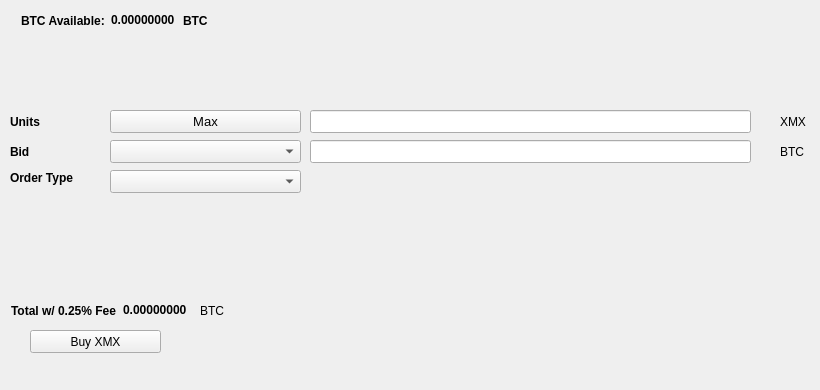
   <widget class="QWidget" name="BuyTab">
    <attribute name="title">
     <string>Buy</string>
    </attribute>
    <widget class="QPushButton" name="BuyXMX">
     <property name="geometry">
      <rect>
       <x>30</x>
       <y>330</y>
       <width>131</width>
       <height>23</height>
      </rect>
     </property>
     <property name="text">
      <string>Buy XMX</string>
     </property>
     <property name="icon">
      <iconset resource="../xuma.qrc">
       <normaloff>:/icons/bitcoin</normaloff>:/icons/bitcoin</iconset>
     </property>
    </widget>
    <widget class="QLabel" name="label_3">
     <property name="geometry">
      <rect>
       <x>10</x>
       <y>110</y>
       <width>46</width>
       <height>23</height>
      </rect>
     </property>
     <property name="font">
      <font>
       <weight>75</weight>
       <bold>true</bold>
      </font>
     </property>
     <property name="text">
      <string>Units</string>
     </property>
    </widget>
    <widget class="QLineEdit" name="UnitsInput">
     <property name="geometry">
      <rect>
       <x>310</x>
       <y>110</y>
       <width>441</width>
       <height>23</height>
      </rect>
     </property>
     <property name="font">
      <font>
       <pointsize>9</pointsize>
       <weight>75</weight>
       <bold>true</bold>
      </font>
     </property>
    </widget>
    <widget class="QLineEdit" name="BuyBidPriceEdit">
     <property name="geometry">
      <rect>
       <x>310</x>
       <y>140</y>
       <width>441</width>
       <height>23</height>
      </rect>
     </property>
     <property name="font">
      <font>
       <pointsize>9</pointsize>
       <weight>75</weight>
       <bold>true</bold>
      </font>
     </property>
    </widget>
    <widget class="QLabel" name="label_4">
     <property name="geometry">
      <rect>
       <x>780</x>
       <y>110</y>
       <width>31</width>
       <height>23</height>
      </rect>
     </property>
     <property name="text">
      <string>XMX</string>
     </property>
    </widget>
    <widget class="QLabel" name="label_5">
     <property name="geometry">
      <rect>
       <x>780</x>
       <y>140</y>
       <width>31</width>
       <height>23</height>
      </rect>
     </property>
     <property name="text">
      <string>BTC</string>
     </property>
    </widget>
    <widget class="QLabel" name="label_6">
     <property name="geometry">
      <rect>
       <x>10</x>
       <y>140</y>
       <width>46</width>
       <height>23</height>
      </rect>
     </property>
     <property name="font">
      <font>
       <weight>75</weight>
       <bold>true</bold>
      </font>
     </property>
     <property name="text">
      <string>Bid</string>
     </property>
    </widget>
    <widget class="QLabel" name="label_7">
     <property name="geometry">
      <rect>
       <x>10</x>
       <y>170</y>
       <width>91</width>
       <height>16</height>
      </rect>
     </property>
     <property name="font">
      <font>
       <weight>75</weight>
       <bold>true</bold>
      </font>
     </property>
     <property name="text">
      <string>Order Type</string>
     </property>
    </widget>
    <widget class="QPushButton" name="Buy_Max_Amount">
     <property name="geometry">
      <rect>
       <x>110</x>
       <y>110</y>
       <width>191</width>
       <height>23</height>
      </rect>
     </property>
     <property name="font">
      <font>
       <pointsize>10</pointsize>
      </font>
     </property>
     <property name="text">
      <string>Max</string>
     </property>
    </widget>
    <widget class="QComboBox" name="BuyBidcomboBox">
     <property name="geometry">
      <rect>
       <x>110</x>
       <y>140</y>
       <width>191</width>
       <height>23</height>
      </rect>
     </property>
     <property name="font">
      <font>
       <pointsize>10</pointsize>
      </font>
     </property>
    </widget>
    <widget class="QComboBox" name="buyOrdertypeCombo">
     <property name="geometry">
      <rect>
       <x>110</x>
       <y>170</y>
       <width>191</width>
       <height>23</height>
      </rect>
     </property>
     <property name="font">
      <font>
       <pointsize>10</pointsize>
      </font>
     </property>
    </widget>
    <widget class="QWidget" name="layoutWidget1">
     <property name="geometry">
      <rect>
       <x>21</x>
       <y>11</y>
       <width>227</width>
       <height>19</height>
      </rect>
     </property>
     <layout class="QHBoxLayout" name="horizontalLayout_3">
      <item>
       <widget class="QLabel" name="label232">
        <property name="font">
         <font>
          <weight>75</weight>
          <bold>true</bold>
         </font>
        </property>
        <property name="text">
         <string>BTC Available:</string>
        </property>
       </widget>
      </item>
      <item>
       <widget class="QLabel" name="BtcAvailableLbl">
        <property name="palette">
         <palette>
          <active>
           <colorrole role="WindowText">
            <brush brushstyle="SolidPattern">
             <color alpha="255">
              <red>0</red>
              <green>0</green>
              <blue>0</blue>
             </color>
            </brush>
           </colorrole>
           <colorrole role="Button">
            <brush brushstyle="SolidPattern">
             <color alpha="255">
              <red>0</red>
              <green>170</green>
              <blue>0</blue>
             </color>
            </brush>
           </colorrole>
           <colorrole role="Light">
            <brush brushstyle="SolidPattern">
             <color alpha="255">
              <red>0</red>
              <green>255</green>
              <blue>0</blue>
             </color>
            </brush>
           </colorrole>
           <colorrole role="Midlight">
            <brush brushstyle="SolidPattern">
             <color alpha="255">
              <red>0</red>
              <green>212</green>
              <blue>0</blue>
             </color>
            </brush>
           </colorrole>
           <colorrole role="Dark">
            <brush brushstyle="SolidPattern">
             <color alpha="255">
              <red>0</red>
              <green>85</green>
              <blue>0</blue>
             </color>
            </brush>
           </colorrole>
           <colorrole role="Mid">
            <brush brushstyle="SolidPattern">
             <color alpha="255">
              <red>0</red>
              <green>113</green>
              <blue>0</blue>
             </color>
            </brush>
           </colorrole>
           <colorrole role="Text">
            <brush brushstyle="SolidPattern">
             <color alpha="255">
              <red>0</red>
              <green>170</green>
              <blue>0</blue>
             </color>
            </brush>
           </colorrole>
           <colorrole role="BrightText">
            <brush brushstyle="SolidPattern">
             <color alpha="255">
              <red>255</red>
              <green>255</green>
              <blue>255</blue>
             </color>
            </brush>
           </colorrole>
           <colorrole role="ButtonText">
            <brush brushstyle="SolidPattern">
             <color alpha="255">
              <red>0</red>
              <green>0</green>
              <blue>0</blue>
             </color>
            </brush>
           </colorrole>
           <colorrole role="Base">
            <brush brushstyle="SolidPattern">
             <color alpha="255">
              <red>255</red>
              <green>255</green>
              <blue>255</blue>
             </color>
            </brush>
           </colorrole>
           <colorrole role="Window">
            <brush brushstyle="SolidPattern">
             <color alpha="255">
              <red>0</red>
              <green>170</green>
              <blue>0</blue>
             </color>
            </brush>
           </colorrole>
           <colorrole role="Shadow">
            <brush brushstyle="SolidPattern">
             <color alpha="255">
              <red>0</red>
              <green>0</green>
              <blue>0</blue>
             </color>
            </brush>
           </colorrole>
           <colorrole role="AlternateBase">
            <brush brushstyle="SolidPattern">
             <color alpha="255">
              <red>127</red>
              <green>212</green>
              <blue>127</blue>
             </color>
            </brush>
           </colorrole>
           <colorrole role="ToolTipBase">
            <brush brushstyle="SolidPattern">
             <color alpha="255">
              <red>255</red>
              <green>255</green>
              <blue>220</blue>
             </color>
            </brush>
           </colorrole>
           <colorrole role="ToolTipText">
            <brush brushstyle="SolidPattern">
             <color alpha="255">
              <red>0</red>
              <green>0</green>
              <blue>0</blue>
             </color>
            </brush>
           </colorrole>
          </active>
          <inactive>
           <colorrole role="WindowText">
            <brush brushstyle="SolidPattern">
             <color alpha="255">
              <red>0</red>
              <green>0</green>
              <blue>0</blue>
             </color>
            </brush>
           </colorrole>
           <colorrole role="Button">
            <brush brushstyle="SolidPattern">
             <color alpha="255">
              <red>0</red>
              <green>170</green>
              <blue>0</blue>
             </color>
            </brush>
           </colorrole>
           <colorrole role="Light">
            <brush brushstyle="SolidPattern">
             <color alpha="255">
              <red>0</red>
              <green>255</green>
              <blue>0</blue>
             </color>
            </brush>
           </colorrole>
           <colorrole role="Midlight">
            <brush brushstyle="SolidPattern">
             <color alpha="255">
              <red>0</red>
              <green>212</green>
              <blue>0</blue>
             </color>
            </brush>
           </colorrole>
           <colorrole role="Dark">
            <brush brushstyle="SolidPattern">
             <color alpha="255">
              <red>0</red>
              <green>85</green>
              <blue>0</blue>
             </color>
            </brush>
           </colorrole>
           <colorrole role="Mid">
            <brush brushstyle="SolidPattern">
             <color alpha="255">
              <red>0</red>
              <green>113</green>
              <blue>0</blue>
             </color>
            </brush>
           </colorrole>
           <colorrole role="Text">
            <brush brushstyle="SolidPattern">
             <color alpha="255">
              <red>0</red>
              <green>170</green>
              <blue>0</blue>
             </color>
            </brush>
           </colorrole>
           <colorrole role="BrightText">
            <brush brushstyle="SolidPattern">
             <color alpha="255">
              <red>255</red>
              <green>255</green>
              <blue>255</blue>
             </color>
            </brush>
           </colorrole>
           <colorrole role="ButtonText">
            <brush brushstyle="SolidPattern">
             <color alpha="255">
              <red>0</red>
              <green>0</green>
              <blue>0</blue>
             </color>
            </brush>
           </colorrole>
           <colorrole role="Base">
            <brush brushstyle="SolidPattern">
             <color alpha="255">
              <red>255</red>
              <green>255</green>
              <blue>255</blue>
             </color>
            </brush>
           </colorrole>
           <colorrole role="Window">
            <brush brushstyle="SolidPattern">
             <color alpha="255">
              <red>0</red>
              <green>170</green>
              <blue>0</blue>
             </color>
            </brush>
           </colorrole>
           <colorrole role="Shadow">
            <brush brushstyle="SolidPattern">
             <color alpha="255">
              <red>0</red>
              <green>0</green>
              <blue>0</blue>
             </color>
            </brush>
           </colorrole>
           <colorrole role="AlternateBase">
            <brush brushstyle="SolidPattern">
             <color alpha="255">
              <red>127</red>
              <green>212</green>
              <blue>127</blue>
             </color>
            </brush>
           </colorrole>
           <colorrole role="ToolTipBase">
            <brush brushstyle="SolidPattern">
             <color alpha="255">
              <red>255</red>
              <green>255</green>
              <blue>220</blue>
             </color>
            </brush>
           </colorrole>
           <colorrole role="ToolTipText">
            <brush brushstyle="SolidPattern">
             <color alpha="255">
              <red>0</red>
              <green>0</green>
              <blue>0</blue>
             </color>
            </brush>
           </colorrole>
          </inactive>
          <disabled>
           <colorrole role="WindowText">
            <brush brushstyle="SolidPattern">
             <color alpha="255">
              <red>0</red>
              <green>85</green>
              <blue>0</blue>
             </color>
            </brush>
           </colorrole>
           <colorrole role="Button">
            <brush brushstyle="SolidPattern">
             <color alpha="255">
              <red>0</red>
              <green>170</green>
              <blue>0</blue>
             </color>
            </brush>
           </colorrole>
           <colorrole role="Light">
            <brush brushstyle="SolidPattern">
             <color alpha="255">
              <red>0</red>
              <green>255</green>
              <blue>0</blue>
             </color>
            </brush>
           </colorrole>
           <colorrole role="Midlight">
            <brush brushstyle="SolidPattern">
             <color alpha="255">
              <red>0</red>
              <green>212</green>
              <blue>0</blue>
             </color>
            </brush>
           </colorrole>
           <colorrole role="Dark">
            <brush brushstyle="SolidPattern">
             <color alpha="255">
              <red>0</red>
              <green>85</green>
              <blue>0</blue>
             </color>
            </brush>
           </colorrole>
           <colorrole role="Mid">
            <brush brushstyle="SolidPattern">
             <color alpha="255">
              <red>0</red>
              <green>113</green>
              <blue>0</blue>
             </color>
            </brush>
           </colorrole>
           <colorrole role="Text">
            <brush brushstyle="SolidPattern">
             <color alpha="255">
              <red>0</red>
              <green>85</green>
              <blue>0</blue>
             </color>
            </brush>
           </colorrole>
           <colorrole role="BrightText">
            <brush brushstyle="SolidPattern">
             <color alpha="255">
              <red>255</red>
              <green>255</green>
              <blue>255</blue>
             </color>
            </brush>
           </colorrole>
           <colorrole role="ButtonText">
            <brush brushstyle="SolidPattern">
             <color alpha="255">
              <red>0</red>
              <green>85</green>
              <blue>0</blue>
             </color>
            </brush>
           </colorrole>
           <colorrole role="Base">
            <brush brushstyle="SolidPattern">
             <color alpha="255">
              <red>0</red>
              <green>170</green>
              <blue>0</blue>
             </color>
            </brush>
           </colorrole>
           <colorrole role="Window">
            <brush brushstyle="SolidPattern">
             <color alpha="255">
              <red>0</red>
              <green>170</green>
              <blue>0</blue>
             </color>
            </brush>
           </colorrole>
           <colorrole role="Shadow">
            <brush brushstyle="SolidPattern">
             <color alpha="255">
              <red>0</red>
              <green>0</green>
              <blue>0</blue>
             </color>
            </brush>
           </colorrole>
           <colorrole role="AlternateBase">
            <brush brushstyle="SolidPattern">
             <color alpha="255">
              <red>0</red>
              <green>170</green>
              <blue>0</blue>
             </color>
            </brush>
           </colorrole>
           <colorrole role="ToolTipBase">
            <brush brushstyle="SolidPattern">
             <color alpha="255">
              <red>255</red>
              <green>255</green>
              <blue>220</blue>
             </color>
            </brush>
           </colorrole>
           <colorrole role="ToolTipText">
            <brush brushstyle="SolidPattern">
             <color alpha="255">
              <red>0</red>
              <green>0</green>
              <blue>0</blue>
             </color>
            </brush>
           </colorrole>
          </disabled>
         </palette>
        </property>
        <property name="font">
         <font>
          <weight>75</weight>
          <bold>true</bold>
         </font>
        </property>
        <property name="text">
         <string>0.00000000</string>
        </property>
        <property name="textInteractionFlags">
         <set>Qt::LinksAccessibleByMouse|Qt::TextSelectableByKeyboard|Qt::TextSelectableByMouse</set>
        </property>
       </widget>
      </item>
      <item>
       <widget class="QLabel" name="BtcAvailableLbl_2">
        <property name="font">
         <font>
          <weight>75</weight>
          <bold>true</bold>
         </font>
        </property>
        <property name="text">
         <string>BTC</string>
        </property>
       </widget>
      </item>
     </layout>
    </widget>
    <widget class="QWidget" name="layoutWidge2">
     <property name="geometry">
      <rect>
       <x>11</x>
       <y>301</y>
       <width>259</width>
       <height>19</height>
      </rect>
     </property>
     <layout class="QHBoxLayout" name="horizontalLayout_4">
      <item>
       <widget class="QLabel" name="label_9">
        <property name="font">
         <font>
          <weight>75</weight>
          <bold>true</bold>
         </font>
        </property>
        <property name="text">
         <string>Total w/ 0.25% Fee</string>
        </property>
       </widget>
      </item>
      <item>
       <widget class="QLabel" name="BuyCostLabel">
        <property name="palette">
         <palette>
          <active>
           <colorrole role="WindowText">
            <brush brushstyle="SolidPattern">
             <color alpha="255">
              <red>0</red>
              <green>0</green>
              <blue>0</blue>
             </color>
            </brush>
           </colorrole>
           <colorrole role="Button">
            <brush brushstyle="SolidPattern">
             <color alpha="255">
              <red>0</red>
              <green>170</green>
              <blue>0</blue>
             </color>
            </brush>
           </colorrole>
           <colorrole role="Light">
            <brush brushstyle="SolidPattern">
             <color alpha="255">
              <red>0</red>
              <green>255</green>
              <blue>0</blue>
             </color>
            </brush>
           </colorrole>
           <colorrole role="Midlight">
            <brush brushstyle="SolidPattern">
             <color alpha="255">
              <red>0</red>
              <green>212</green>
              <blue>0</blue>
             </color>
            </brush>
           </colorrole>
           <colorrole role="Dark">
            <brush brushstyle="SolidPattern">
             <color alpha="255">
              <red>0</red>
              <green>85</green>
              <blue>0</blue>
             </color>
            </brush>
           </colorrole>
           <colorrole role="Mid">
            <brush brushstyle="SolidPattern">
             <color alpha="255">
              <red>0</red>
              <green>113</green>
              <blue>0</blue>
             </color>
            </brush>
           </colorrole>
           <colorrole role="Text">
            <brush brushstyle="SolidPattern">
             <color alpha="255">
              <red>0</red>
              <green>170</green>
              <blue>0</blue>
             </color>
            </brush>
           </colorrole>
           <colorrole role="BrightText">
            <brush brushstyle="SolidPattern">
             <color alpha="255">
              <red>255</red>
              <green>255</green>
              <blue>255</blue>
             </color>
            </brush>
           </colorrole>
           <colorrole role="ButtonText">
            <brush brushstyle="SolidPattern">
             <color alpha="255">
              <red>0</red>
              <green>0</green>
              <blue>0</blue>
             </color>
            </brush>
           </colorrole>
           <colorrole role="Base">
            <brush brushstyle="SolidPattern">
             <color alpha="255">
              <red>255</red>
              <green>255</green>
              <blue>255</blue>
             </color>
            </brush>
           </colorrole>
           <colorrole role="Window">
            <brush brushstyle="SolidPattern">
             <color alpha="255">
              <red>0</red>
              <green>170</green>
              <blue>0</blue>
             </color>
            </brush>
           </colorrole>
           <colorrole role="Shadow">
            <brush brushstyle="SolidPattern">
             <color alpha="255">
              <red>0</red>
              <green>0</green>
              <blue>0</blue>
             </color>
            </brush>
           </colorrole>
           <colorrole role="AlternateBase">
            <brush brushstyle="SolidPattern">
             <color alpha="255">
              <red>127</red>
              <green>212</green>
              <blue>127</blue>
             </color>
            </brush>
           </colorrole>
           <colorrole role="ToolTipBase">
            <brush brushstyle="SolidPattern">
             <color alpha="255">
              <red>255</red>
              <green>255</green>
              <blue>220</blue>
             </color>
            </brush>
           </colorrole>
           <colorrole role="ToolTipText">
            <brush brushstyle="SolidPattern">
             <color alpha="255">
              <red>0</red>
              <green>0</green>
              <blue>0</blue>
             </color>
            </brush>
           </colorrole>
          </active>
          <inactive>
           <colorrole role="WindowText">
            <brush brushstyle="SolidPattern">
             <color alpha="255">
              <red>0</red>
              <green>0</green>
              <blue>0</blue>
             </color>
            </brush>
           </colorrole>
           <colorrole role="Button">
            <brush brushstyle="SolidPattern">
             <color alpha="255">
              <red>0</red>
              <green>170</green>
              <blue>0</blue>
             </color>
            </brush>
           </colorrole>
           <colorrole role="Light">
            <brush brushstyle="SolidPattern">
             <color alpha="255">
              <red>0</red>
              <green>255</green>
              <blue>0</blue>
             </color>
            </brush>
           </colorrole>
           <colorrole role="Midlight">
            <brush brushstyle="SolidPattern">
             <color alpha="255">
              <red>0</red>
              <green>212</green>
              <blue>0</blue>
             </color>
            </brush>
           </colorrole>
           <colorrole role="Dark">
            <brush brushstyle="SolidPattern">
             <color alpha="255">
              <red>0</red>
              <green>85</green>
              <blue>0</blue>
             </color>
            </brush>
           </colorrole>
           <colorrole role="Mid">
            <brush brushstyle="SolidPattern">
             <color alpha="255">
              <red>0</red>
              <green>113</green>
              <blue>0</blue>
             </color>
            </brush>
           </colorrole>
           <colorrole role="Text">
            <brush brushstyle="SolidPattern">
             <color alpha="255">
              <red>0</red>
              <green>170</green>
              <blue>0</blue>
             </color>
            </brush>
           </colorrole>
           <colorrole role="BrightText">
            <brush brushstyle="SolidPattern">
             <color alpha="255">
              <red>255</red>
              <green>255</green>
              <blue>255</blue>
             </color>
            </brush>
           </colorrole>
           <colorrole role="ButtonText">
            <brush brushstyle="SolidPattern">
             <color alpha="255">
              <red>0</red>
              <green>0</green>
              <blue>0</blue>
             </color>
            </brush>
           </colorrole>
           <colorrole role="Base">
            <brush brushstyle="SolidPattern">
             <color alpha="255">
              <red>255</red>
              <green>255</green>
              <blue>255</blue>
             </color>
            </brush>
           </colorrole>
           <colorrole role="Window">
            <brush brushstyle="SolidPattern">
             <color alpha="255">
              <red>0</red>
              <green>170</green>
              <blue>0</blue>
             </color>
            </brush>
           </colorrole>
           <colorrole role="Shadow">
            <brush brushstyle="SolidPattern">
             <color alpha="255">
              <red>0</red>
              <green>0</green>
              <blue>0</blue>
             </color>
            </brush>
           </colorrole>
           <colorrole role="AlternateBase">
            <brush brushstyle="SolidPattern">
             <color alpha="255">
              <red>127</red>
              <green>212</green>
              <blue>127</blue>
             </color>
            </brush>
           </colorrole>
           <colorrole role="ToolTipBase">
            <brush brushstyle="SolidPattern">
             <color alpha="255">
              <red>255</red>
              <green>255</green>
              <blue>220</blue>
             </color>
            </brush>
           </colorrole>
           <colorrole role="ToolTipText">
            <brush brushstyle="SolidPattern">
             <color alpha="255">
              <red>0</red>
              <green>0</green>
              <blue>0</blue>
             </color>
            </brush>
           </colorrole>
          </inactive>
          <disabled>
           <colorrole role="WindowText">
            <brush brushstyle="SolidPattern">
             <color alpha="255">
              <red>0</red>
              <green>85</green>
              <blue>0</blue>
             </color>
            </brush>
           </colorrole>
           <colorrole role="Button">
            <brush brushstyle="SolidPattern">
             <color alpha="255">
              <red>0</red>
              <green>170</green>
              <blue>0</blue>
             </color>
            </brush>
           </colorrole>
           <colorrole role="Light">
            <brush brushstyle="SolidPattern">
             <color alpha="255">
              <red>0</red>
              <green>255</green>
              <blue>0</blue>
             </color>
            </brush>
           </colorrole>
           <colorrole role="Midlight">
            <brush brushstyle="SolidPattern">
             <color alpha="255">
              <red>0</red>
              <green>212</green>
              <blue>0</blue>
             </color>
            </brush>
           </colorrole>
           <colorrole role="Dark">
            <brush brushstyle="SolidPattern">
             <color alpha="255">
              <red>0</red>
              <green>85</green>
              <blue>0</blue>
             </color>
            </brush>
           </colorrole>
           <colorrole role="Mid">
            <brush brushstyle="SolidPattern">
             <color alpha="255">
              <red>0</red>
              <green>113</green>
              <blue>0</blue>
             </color>
            </brush>
           </colorrole>
           <colorrole role="Text">
            <brush brushstyle="SolidPattern">
             <color alpha="255">
              <red>0</red>
              <green>85</green>
              <blue>0</blue>
             </color>
            </brush>
           </colorrole>
           <colorrole role="BrightText">
            <brush brushstyle="SolidPattern">
             <color alpha="255">
              <red>255</red>
              <green>255</green>
              <blue>255</blue>
             </color>
            </brush>
           </colorrole>
           <colorrole role="ButtonText">
            <brush brushstyle="SolidPattern">
             <color alpha="255">
              <red>0</red>
              <green>85</green>
              <blue>0</blue>
             </color>
            </brush>
           </colorrole>
           <colorrole role="Base">
            <brush brushstyle="SolidPattern">
             <color alpha="255">
              <red>0</red>
              <green>170</green>
              <blue>0</blue>
             </color>
            </brush>
           </colorrole>
           <colorrole role="Window">
            <brush brushstyle="SolidPattern">
             <color alpha="255">
              <red>0</red>
              <green>170</green>
              <blue>0</blue>
             </color>
            </brush>
           </colorrole>
           <colorrole role="Shadow">
            <brush brushstyle="SolidPattern">
             <color alpha="255">
              <red>0</red>
              <green>0</green>
              <blue>0</blue>
             </color>
            </brush>
           </colorrole>
           <colorrole role="AlternateBase">
            <brush brushstyle="SolidPattern">
             <color alpha="255">
              <red>0</red>
              <green>170</green>
              <blue>0</blue>
             </color>
            </brush>
           </colorrole>
           <colorrole role="ToolTipBase">
            <brush brushstyle="SolidPattern">
             <color alpha="255">
              <red>255</red>
              <green>255</green>
              <blue>220</blue>
             </color>
            </brush>
           </colorrole>
           <colorrole role="ToolTipText">
            <brush brushstyle="SolidPattern">
             <color alpha="255">
              <red>0</red>
              <green>0</green>
              <blue>0</blue>
             </color>
            </brush>
           </colorrole>
          </disabled>
         </palette>
        </property>
        <property name="font">
         <font>
          <weight>75</weight>
          <bold>true</bold>
         </font>
        </property>
        <property name="autoFillBackground">
         <bool>false</bool>
        </property>
        <property name="text">
         <string>0.00000000</string>
        </property>
        <property name="textInteractionFlags">
         <set>Qt::LinksAccessibleByMouse|Qt::TextSelectableByMouse</set>
        </property>
       </widget>
      </item>
      <item>
       <widget class="QLabel" name="label_10">
        <property name="font">
         <font>
          <weight>50</weight>
          <bold>false</bold>
         </font>
        </property>
        <property name="text">
         <string>BTC</string>
        </property>
       </widget>
      </item>
     </layout>
    </widget>
    <widget class="QLabel" name="label_24">
     <property name="geometry">
      <rect>
       <x>460</x>
       <y>300</y>
       <width>281</width>
       <height>81</height>
      </rect>
     </property>
     <property name="text">
      <string/>
     </property>
     <property name="pixmap">
      <pixmap>:/images/bittrex</pixmap>
     </property>
    </widget>
   </widget>
